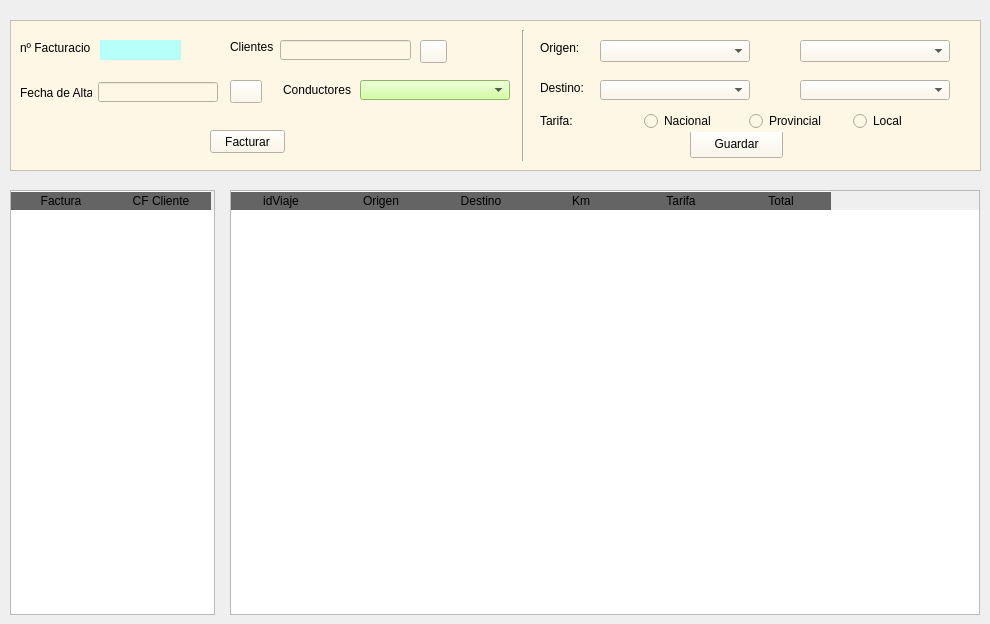
      <widget class="QWidget" name="tab">
       <attribute name="title">
        <string>FACTURACION</string>
       </attribute>
       <widget class="QFrame" name="frame_2">
        <property name="geometry">
         <rect>
          <x>10</x>
          <y>20</y>
          <width>971</width>
          <height>151</height>
         </rect>
        </property>
        <property name="styleSheet">
         <string notr="true">background-color: 
rgb(255, 247, 229)</string>
        </property>
        <property name="frameShape">
         <enum>QFrame::StyledPanel</enum>
        </property>
        <property name="frameShadow">
         <enum>QFrame::Raised</enum>
        </property>
        <widget class="QLabel" name="lblClientes">
         <property name="geometry">
          <rect>
           <x>220</x>
           <y>20</y>
           <width>47</width>
           <height>13</height>
          </rect>
         </property>
         <property name="text">
          <string>Clientes</string>
         </property>
        </widget>
        <widget class="QLineEdit" name="txtcifcli">
         <property name="geometry">
          <rect>
           <x>270</x>
           <y>20</y>
           <width>131</width>
           <height>20</height>
          </rect>
         </property>
         <property name="minimumSize">
          <size>
           <width>120</width>
           <height>20</height>
          </size>
         </property>
         <property name="alignment">
          <set>Qt::AlignCenter</set>
         </property>
        </widget>
        <widget class="QPushButton" name="btnBuscar3">
         <property name="geometry">
          <rect>
           <x>410</x>
           <y>20</y>
           <width>27</width>
           <height>23</height>
          </rect>
         </property>
         <property name="text">
          <string/>
         </property>
         <property name="icon">
          <iconset>
           <normaloff>../img/lupaper.ico</normaloff>../img/lupaper.ico</iconset>
         </property>
         <property name="iconSize">
          <size>
           <width>15</width>
           <height>15</height>
          </size>
         </property>
        </widget>
        <widget class="QLabel" name="lblfacturacion">
         <property name="geometry">
          <rect>
           <x>10</x>
           <y>20</y>
           <width>71</width>
           <height>16</height>
          </rect>
         </property>
         <property name="text">
          <string>nº Facturacion</string>
         </property>
        </widget>
        <widget class="QLabel" name="lblcodfacturacion">
         <property name="geometry">
          <rect>
           <x>90</x>
           <y>20</y>
           <width>81</width>
           <height>20</height>
          </rect>
         </property>
         <property name="styleSheet">
          <string notr="true">background-color:rgb(183, 255, 249)</string>
         </property>
         <property name="text">
          <string/>
         </property>
        </widget>
        <widget class="QLineEdit" name="txtfechafact">
         <property name="geometry">
          <rect>
           <x>88</x>
           <y>62</y>
           <width>120</width>
           <height>20</height>
          </rect>
         </property>
         <property name="minimumSize">
          <size>
           <width>120</width>
           <height>20</height>
          </size>
         </property>
         <property name="alignment">
          <set>Qt::AlignCenter</set>
         </property>
        </widget>
        <widget class="QPushButton" name="btnCalendariofact">
         <property name="geometry">
          <rect>
           <x>220</x>
           <y>60</y>
           <width>32</width>
           <height>23</height>
          </rect>
         </property>
         <property name="maximumSize">
          <size>
           <width>32</width>
           <height>23</height>
          </size>
         </property>
         <property name="text">
          <string/>
         </property>
         <property name="icon">
          <iconset>
           <normaloff>../img/calendarday_January_month_calendari_1584.ico</normaloff>../img/calendarday_January_month_calendari_1584.ico</iconset>
         </property>
        </widget>
        <widget class="QLabel" name="lblfecha">
         <property name="geometry">
          <rect>
           <x>10</x>
           <y>60</y>
           <width>72</width>
           <height>25</height>
          </rect>
         </property>
         <property name="minimumSize">
          <size>
           <width>50</width>
           <height>20</height>
          </size>
         </property>
         <property name="text">
          <string>Fecha de Alta</string>
         </property>
        </widget>
        <widget class="QComboBox" name="cmbCond">
         <property name="geometry">
          <rect>
           <x>350</x>
           <y>60</y>
           <width>150</width>
           <height>20</height>
          </rect>
         </property>
         <property name="minimumSize">
          <size>
           <width>150</width>
           <height>20</height>
          </size>
         </property>
         <property name="maximumSize">
          <size>
           <width>150</width>
           <height>20</height>
          </size>
         </property>
         <property name="styleSheet">
          <string notr="true">background-color:
rgb(199, 255, 139)</string>
         </property>
        </widget>
        <widget class="QLabel" name="lblcond">
         <property name="geometry">
          <rect>
           <x>273</x>
           <y>60</y>
           <width>71</width>
           <height>20</height>
          </rect>
         </property>
         <property name="text">
          <string>Conductores</string>
         </property>
        </widget>
        <widget class="QPushButton" name="btnFactura">
         <property name="geometry">
          <rect>
           <x>200</x>
           <y>110</y>
           <width>75</width>
           <height>23</height>
          </rect>
         </property>
         <property name="text">
          <string>Facturar</string>
         </property>
        </widget>
        <widget class="Line" name="line">
         <property name="geometry">
          <rect>
           <x>503</x>
           <y>10</y>
           <width>21</width>
           <height>131</height>
          </rect>
         </property>
         <property name="orientation">
          <enum>Qt::Vertical</enum>
         </property>
        </widget>
        <widget class="QLabel" name="label">
         <property name="geometry">
          <rect>
           <x>530</x>
           <y>20</y>
           <width>55</width>
           <height>16</height>
          </rect>
         </property>
         <property name="text">
          <string>Origen:</string>
         </property>
        </widget>
        <widget class="QLabel" name="label_2">
         <property name="geometry">
          <rect>
           <x>530</x>
           <y>60</y>
           <width>55</width>
           <height>16</height>
          </rect>
         </property>
         <property name="text">
          <string>Destino:</string>
         </property>
        </widget>
        <widget class="QComboBox" name="cmbProbVentas2">
         <property name="geometry">
          <rect>
           <x>590</x>
           <y>60</y>
           <width>150</width>
           <height>20</height>
          </rect>
         </property>
         <property name="minimumSize">
          <size>
           <width>150</width>
           <height>20</height>
          </size>
         </property>
         <property name="maximumSize">
          <size>
           <width>150</width>
           <height>20</height>
          </size>
         </property>
        </widget>
        <widget class="QComboBox" name="cmbProbVentas">
         <property name="geometry">
          <rect>
           <x>590</x>
           <y>20</y>
           <width>150</width>
           <height>22</height>
          </rect>
         </property>
         <property name="minimumSize">
          <size>
           <width>150</width>
           <height>0</height>
          </size>
         </property>
         <property name="maximumSize">
          <size>
           <width>150</width>
           <height>16777215</height>
          </size>
         </property>
        </widget>
        <widget class="QPushButton" name="btngrabar">
         <property name="geometry">
          <rect>
           <x>680</x>
           <y>110</y>
           <width>93</width>
           <height>28</height>
          </rect>
         </property>
         <property name="text">
          <string>Guardar</string>
         </property>
        </widget>
        <widget class="QComboBox" name="cmbMuniVentas2">
         <property name="geometry">
          <rect>
           <x>790</x>
           <y>60</y>
           <width>150</width>
           <height>20</height>
          </rect>
         </property>
         <property name="minimumSize">
          <size>
           <width>150</width>
           <height>20</height>
          </size>
         </property>
         <property name="maximumSize">
          <size>
           <width>150</width>
           <height>20</height>
          </size>
         </property>
        </widget>
        <widget class="QComboBox" name="cmbMuniVentas">
         <property name="geometry">
          <rect>
           <x>790</x>
           <y>20</y>
           <width>150</width>
           <height>22</height>
          </rect>
         </property>
         <property name="minimumSize">
          <size>
           <width>150</width>
           <height>0</height>
          </size>
         </property>
         <property name="maximumSize">
          <size>
           <width>150</width>
           <height>16777215</height>
          </size>
         </property>
        </widget>
        <widget class="QWidget" name="horizontalLayoutWidget">
         <property name="geometry">
          <rect>
           <x>530</x>
           <y>90</y>
           <width>411</width>
           <height>22</height>
          </rect>
         </property>
         <layout class="QHBoxLayout" name="horizontalLayout">
          <item>
           <widget class="QLabel" name="lblTarifa">
            <property name="text">
             <string>Tarifa:</string>
            </property>
           </widget>
          </item>
          <item>
           <widget class="QRadioButton" name="rbtNacional">
            <property name="text">
             <string>Nacional</string>
            </property>
           </widget>
          </item>
          <item>
           <widget class="QRadioButton" name="rbtProvincial">
            <property name="text">
             <string>Provincial</string>
            </property>
           </widget>
          </item>
          <item>
           <widget class="QRadioButton" name="rbtLocal">
            <property name="text">
             <string>Local</string>
            </property>
           </widget>
          </item>
         </layout>
        </widget>
       </widget>
       <widget class="QTableWidget" name="tabFacturas">
        <property name="geometry">
         <rect>
          <x>10</x>
          <y>190</y>
          <width>205</width>
          <height>425</height>
         </rect>
        </property>
        <property name="minimumSize">
         <size>
          <width>205</width>
          <height>425</height>
         </size>
        </property>
        <property name="maximumSize">
         <size>
          <width>205</width>
          <height>425</height>
         </size>
        </property>
        <property name="styleSheet">
         <string notr="true">QHeaderView::section:horizontal
{
border-top: 1px solid #ffffff;
color:'white';
font: 11pt &quot;Arial&quot;;
background-color:rgb(100,100,100);
}</string>
        </property>
        <property name="editTriggers">
         <set>QAbstractItemView::NoEditTriggers</set>
        </property>
        <property name="alternatingRowColors">
         <bool>true</bool>
        </property>
        <property name="selectionBehavior">
         <enum>QAbstractItemView::SelectRows</enum>
        </property>
        <attribute name="verticalHeaderVisible">
         <bool>false</bool>
        </attribute>
        <column>
         <property name="text">
          <string>Factura</string>
         </property>
        </column>
        <column>
         <property name="text">
          <string>CF Cliente</string>
         </property>
        </column>
       </widget>
       <widget class="QTableWidget" name="tabViajes">
        <property name="geometry">
         <rect>
          <x>230</x>
          <y>190</y>
          <width>750</width>
          <height>425</height>
         </rect>
        </property>
        <property name="minimumSize">
         <size>
          <width>750</width>
          <height>425</height>
         </size>
        </property>
        <property name="maximumSize">
         <size>
          <width>750</width>
          <height>425</height>
         </size>
        </property>
        <property name="styleSheet">
         <string notr="true">QHeaderView::section:horizontal
{
border-top: 1px solid #ffffff;
color:'white';
font: 11pt &quot;Arial&quot;;
background-color:rgb(100,100,100);
}</string>
        </property>
        <property name="editTriggers">
         <set>QAbstractItemView::NoEditTriggers</set>
        </property>
        <property name="alternatingRowColors">
         <bool>true</bool>
        </property>
        <property name="selectionBehavior">
         <enum>QAbstractItemView::SelectRows</enum>
        </property>
        <attribute name="verticalHeaderVisible">
         <bool>false</bool>
        </attribute>
        <column>
         <property name="text">
          <string>idViaje</string>
         </property>
        </column>
        <column>
         <property name="text">
          <string>Origen</string>
         </property>
        </column>
        <column>
         <property name="text">
          <string>Destino</string>
         </property>
        </column>
        <column>
         <property name="text">
          <string>Km</string>
         </property>
        </column>
        <column>
         <property name="text">
          <string>Tarifa</string>
         </property>
        </column>
        <column>
         <property name="text">
          <string>Total</string>
         </property>
        </column>
       </widget>
      </widget>
